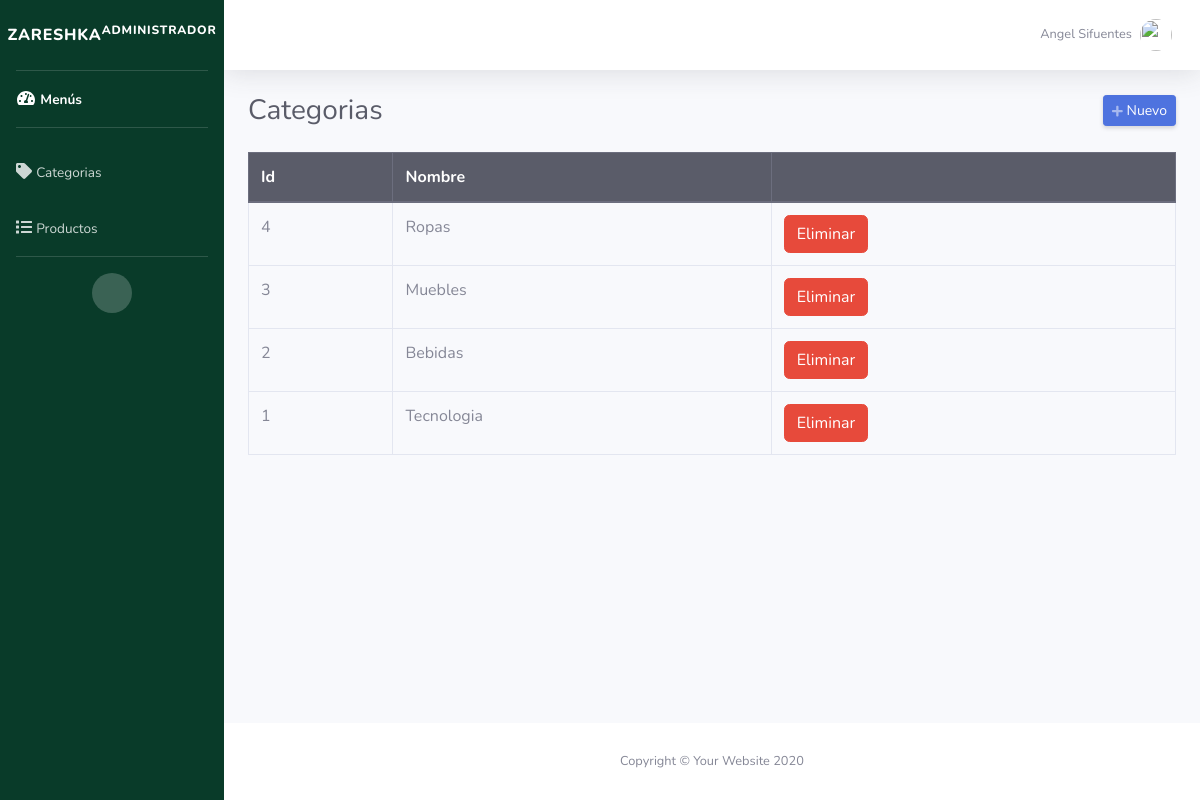
The page /admin/categorias.php (signed in) on the database as committed earlier.
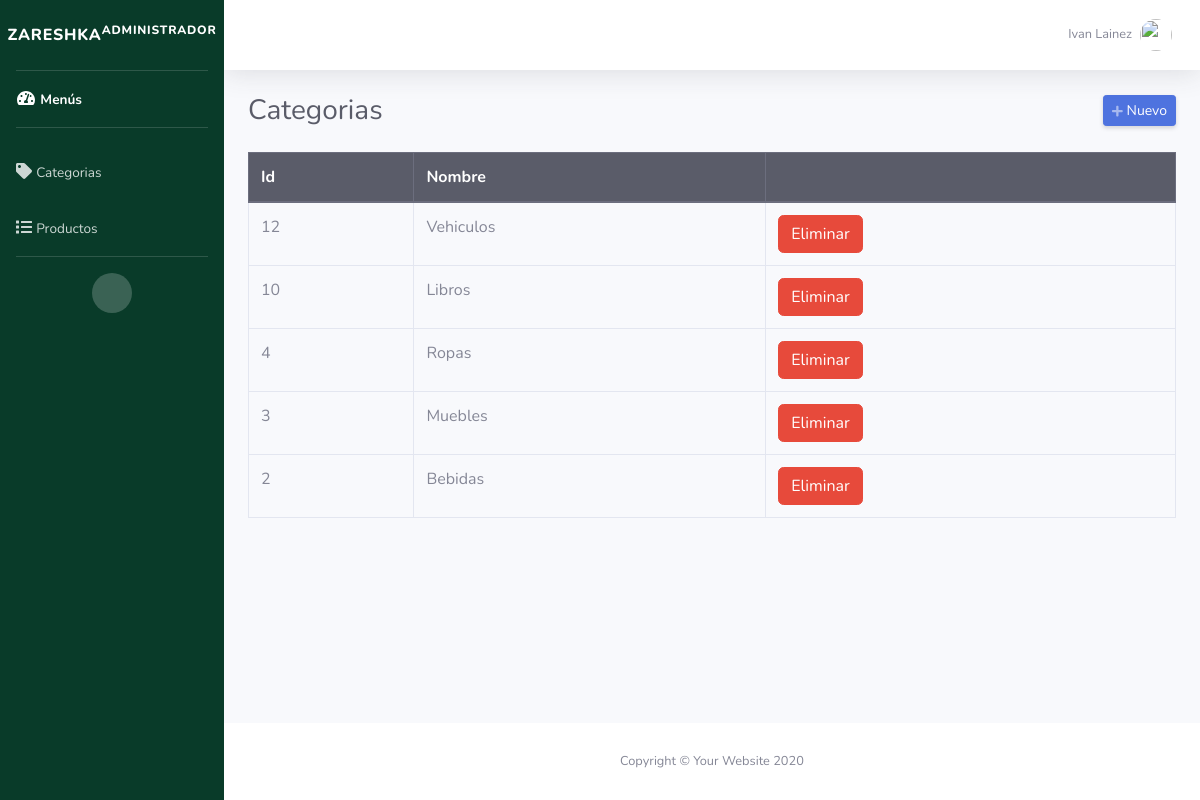
The same page on the database as committed later.
### tables this page shows
CREATE TABLE `categorias` (
  `id` int(11) NOT NULL,
  `categoria` varchar(50) NOT NULL
);

### admin/categorias.php (the view, shortened to what this page needs)
<?php
require_once "../config/conexion.php";
include("includes/header.php");
?>
<div class="d-sm-flex align-items-center justify-content-between mb-4">
    <h1 class="h3 mb-0 text-gray-800">Categorias</h1>
    <a href="#" class="d-none d-sm-inline-block btn btn-sm btn-primary shadow-sm" id="abrirCategoria"><i class="fas fa-plus fa-sm text-white-50"></i> Nuevo</a>
</div>
<div class="row">
    <div class="col-md-12">
        <div class="table-responsive">
            <table class="table table-hover table-bordered" style="width: 100%;">
                <thead class="thead-dark">
                    <tr>
                        <th>Id</th>
                        <th>Nombre</th>
                        <th></th>
                    </tr>
                </thead>
                <tbody>
                    <?php
                    $query = mysqli_query($conexion, "SELECT * FROM categorias ORDER BY id DESC");
                    while ($data = mysqli_fetch_assoc($query)) { ?>
                        <tr>
                            <td><?php echo $data['id']; ?></td>
                            <td><?php echo $data['categoria']; ?></td>
                            <td>
                                <form method="post" action="eliminar.php?accion=cli&id=<?php echo $data['id']; ?>" class="d-inline eliminar">
                                    <button class="btn btn-danger" type="submit">Eliminar</button>
                                </form>
                            </td>
                        </tr>
                    <?php } ?>
                </tbody>
            </table>
        </div>
    </div>
</div>
<?php include("includes/footer.php"); ?>

### admin/includes/header.php (shortened to what this page needs)
<!DOCTYPE html>
<html lang="en">
<head>
<link href="../assets/css/styleHeader.css" rel="stylesheet">
</head>
<body id="page-top">
    <div id="wrapper">
        <ul class="navbar-nav bg-gradient-primary sidebar sidebar-dark accordion" id="accordionSidebar">
            <a class="sidebar-brand d-flex align-items-center justify-content-center" href="index.php">
                <div class="sidebar-brand-text mx-3">Zareshka<sup>Administrador</sup></div>
            </a>
            <hr class="sidebar-divider my-0">
            <li class="nav-item active">
                <a class="nav-link" href="index.php">
                    <i class="fas fa-fw fa-tachometer-alt"></i>
                    <span>Menús</span></a>
            </li>
            <hr class="sidebar-divider">
            <li class="nav-item">
                <a class="nav-link" href="categorias.php">
                    <i class="fas fa-tag"></i>
                    <span>Categorias</span></a>
            </li>
            <li class="nav-item">
                <a class="nav-link" href="productos.php">
                    <i class="fas fa-list"></i>
                    <span>Productos</span></a>
            </li>
            <hr class="sidebar-divider d-none d-md-block">
            <div class="text-center d-none d-md-inline">
                <button class="rounded-circle border-0" id="sidebarToggle"></button>
            </div>
        </ul>
        <div id="content-wrapper" class="d-flex flex-column">
            <div id="content">
                <nav class="navbar navbar-expand navbar-light bg-white topbar mb-4 static-top shadow">
                    <ul class="navbar-nav ml-auto">
                        <li class="nav-item dropdown no-arrow">
                            <a class="nav-link dropdown-toggle" href="#" id="userDropdown" role="button" data-toggle="dropdown" aria-haspopup="true" aria-expanded="false">
                                <span class="mr-2 d-none d-lg-inline text-gray-600 small"><?php echo $_SESSION['nombre']; ?></span>
                                <img class="img-profile rounded-circle" src="https://source.unsplash.com/QAB-WJcbgJk/60x60">
                            </a>
                        </li>
                    </ul>
                </nav>
                <div class="container-fluid">

Rows that differ between the two databases and show on the page:
removed categorias: id "1", categoria "Tecnologia"
added categorias: id "12", categoria "Vehiculos"
added categorias: id "10", categoria "Libros"
Other text that changed with them:
$_SESSION['nombre']: "Angel Sifuentes" → "Ivan Lainez"
